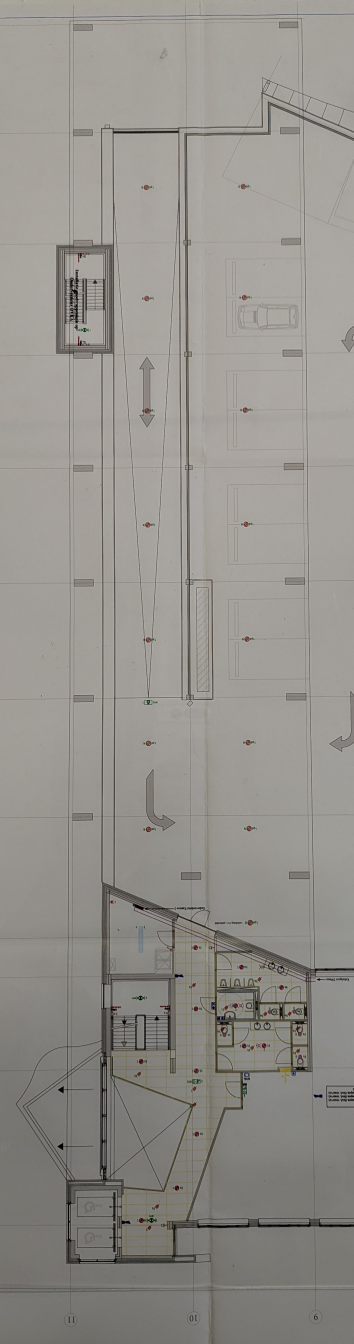
#> input picture homography_map/raw.jpg, 1062 x 4032 px, found by its file name (shown at 1/3 size)
$ python homography.py
#> lines starting #> are read from the running program, lines starting #| are printed output that depends on the picture
# Commented out IPython magic to ensure Python compatibility.
import numpy as np
import cv2 as cv
from matplotlib import pyplot as plt
import imutils
#import plotly.express as px
# %matplotlib inline


# Read image to be rectify
img1 = cv.imread('C:/Repositories/mobile_thread_device_robot/homography_map/raw.jpg')
#> img1 is the input picture: shape (4032, 1062, 3); mean B, G, R 140.3, 145.5, 148.3
img1a = cv.cvtColor(img1, cv.COLOR_BGR2RGB)

# [9 lines of commented-out code are left out]
corners_img1 = np.array([[210,63],[905,55],[944,3677],[205,3675]])
corners_img2 = np.array([[200,200],[939,200],[939,3822],[200,3822]])


src_pts = np.float32(corners_img1)
dst_pts = np.float32(corners_img2)

# Compute the homography and apply it to the image
M, mask = cv.findHomography(src_pts, dst_pts, cv.RANSAC,5.0)
img4 = cv.warpPerspective(img1a, M, (img1a.shape[1],img1a.shape[0]))
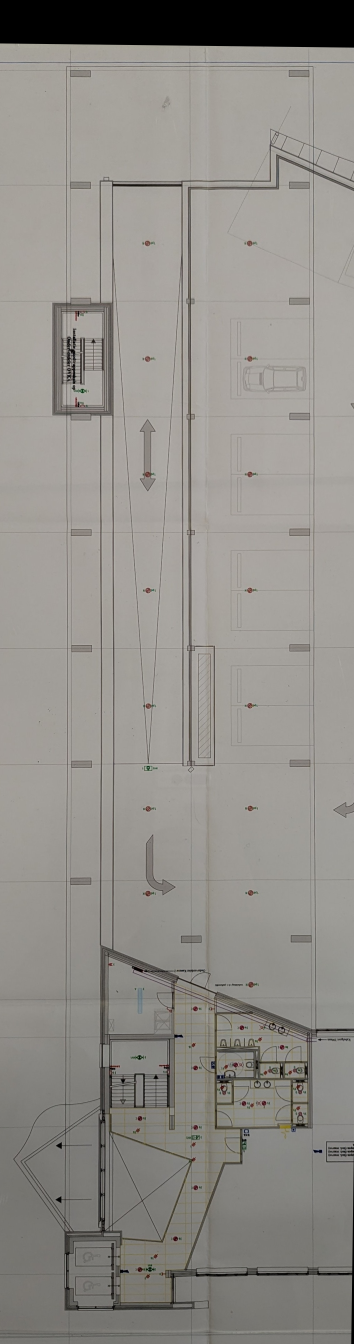
#> img4: shape (4032, 1062, 3) (shown at 1/3 size); mean R, G, B 144.8, 141.9, 136.9

# Show the result plotting the source and destination points
fig = plt.figure(figsize=(20,10))
ax1 = fig.add_subplot(1,2,1)
plt.imshow(img1a)
plt.plot(corners_img2[:,0],corners_img2[:,1],'*b')
plt.plot(corners_img1[:,0],corners_img1[:,1],'*r')
ax2 = fig.add_subplot(1,2,2)
plt.imshow(img4)
plt.plot(corners_img2[:,0],corners_img2[:,1],'*b')
plt.show()
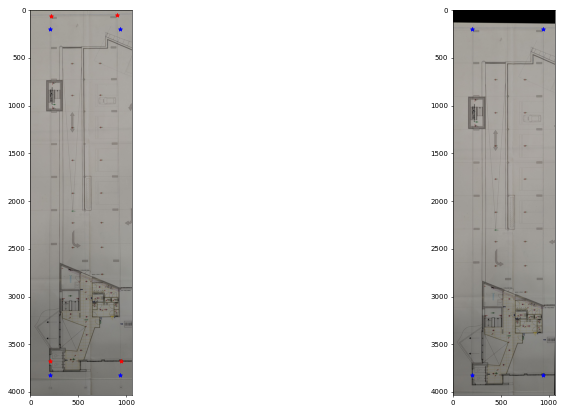
#> figure drawn by matplotlib, 2 panels


# Save the rectified image
cv.imwrite('C:/Repositories/mobile_thread_device_robot/homography_map/rectified_image.jpg', cv.cvtColor(img4, cv.COLOR_RGB2BGR))
